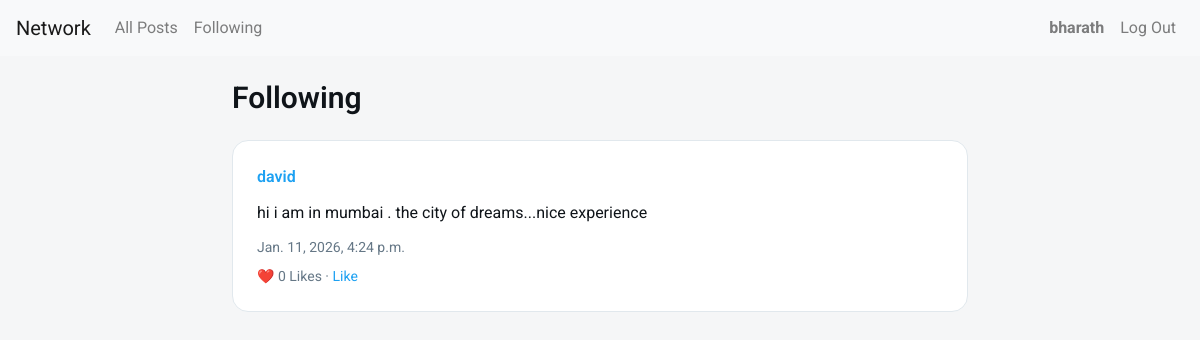
The app's page /following (signed in) with its own data.
### network/models.py (models this page shows, shortened)
class User(AbstractUser):
    pass

class Post(models.Model):
    user = models.ForeignKey(User, on_delete=models.CASCADE, related_name="posts")
    content = models.TextField()
    timestamp = models.DateTimeField(auto_now_add=True)
    likes = models.ManyToManyField(User, related_name="liked_posts", blank=True)

### network/views.py (the view)
# urls.py: path("following", views.following, name="following"),
@login_required
def following(request):
    following_users = Follow.objects.filter(follower=request.user).values_list(
        "following", flat=True
    )
    posts = Post.objects.filter(user__in=following_users).order_by("-timestamp")
    return render(request, "network/following.html", {"posts": posts})

### network/templates/network/following.html
{% extends "network/layout.html" %}
{% block body %}
<div class="container">
<h2>Following</h2>
{% for post in posts %}
    <div class="post">
        <div class="post-user">
            <a href="{% url 'profile' post.user.username %}">
                {{ post.user.username }}
            </a>
        </div>
        <div class="post-content">
            {{ post.content }}
        </div>
        <div class="post-time">
            {{ post.timestamp }}
        </div>
        <div class="post-actions">
            ❤️ <span id="likes-{{ post.id }}">{{ post.likes.count }}</span> Likes
            {% if user.is_authenticated %}
                · <span style="cursor:pointer; color:#1da1f2;"
                        onclick="toggleLike({{ post.id }})">
                    Like
                  </span>
            {% endif %}
        </div>
    </div>
{% empty %}
    <p>No posts from followed users.</p>
{% endfor %}
</div>
{% endblock %}

### network/templates/network/layout.html (shortened to what this page needs)
{% load static %}
<!DOCTYPE html>
<html lang="en">
<head>
    <link
        rel="stylesheet"
        href="https://stackpath.bootstrapcdn.com/bootstrap/4.4.1/css/bootstrap.min.css"
    >
    <link href="{% static 'network/styles.css' %}" rel="stylesheet">
</head>
<body>
<nav class="navbar navbar-expand-lg navbar-light bg-light">
    <a class="navbar-brand" href="{% url 'index' %}">Network</a>
    <div class="collapse navbar-collapse">
        <ul class="navbar-nav mr-auto">
            <li class="nav-item">
                <a class="nav-link" href="{% url 'index' %}">All Posts</a>
            </li>
            {% if user.is_authenticated %}
                <li class="nav-item">
                    <a class="nav-link" href="{% url 'following' %}">Following</a>
                </li>
            {% endif %}
        </ul>
        <ul class="navbar-nav ml-auto">
            {% if user.is_authenticated %}
                <li class="nav-item">
                    <a class="nav-link" href="{% url 'profile' user.username %}">
                        <strong>{{ user.username }}</strong>
                    </a>
                </li>
                <li class="nav-item">
                    <a class="nav-link" href="{% url 'logout' %}">Log Out</a>
                </li>
            {% endif %}
        </ul>
    </div>
</nav>
<div class="container mt-4">
    {% block body %}
    {% endblock %}
</div>
</body>
</html>

### network/static/network/styles.css (style rules this page uses)
:root { --primary-color: #1DA1F2; --primary-dark: #0D8DDB; --primary-light: #4FB3F6; --accent-color: #E0245E; --success-color: #17BF63; --warning-color: #FFAD1F; --bg-light: #F5F6F7; --bg-white: #FFFFFF; --text-primary: #0F1419; --text-secondary: #657786; --text-muted: #AAB8C2; --text-light: #ffffff; --border-color: #E1E8ED; --border-light: #EFF3F4; --shadow-xs: 0 1px 2px rgba(0, 0, 0, 0.05); --shadow-sm: 0 1px 3px rgba(0, 0, 0, 0.08); --shadow-md: 0 4px 6px rgba(0, 0, 0, 0.1); --shadow-lg: 0 10px 25px rgba(0, 0, 0, 0.12); --radius-sm: 8px; --radius-md: 12px; --radius-lg: 16px; --radius-full: 9999px; --transition-fast: 0.15s ease; --transition-base: 0.3s ease; }
* { margin: 0; padding: 0; box-sizing: border-box; }
body { font-family: 'Roboto', -apple-system, BlinkMacSystemFont, 'Segoe UI', 'Helvetica Neue', Arial, sans-serif; background: var(--bg-light); color: var(--text-primary); line-height: 1.5; -webkit-font-smoothing: antialiased; }
.container { max-width: 800px; margin: 0 auto; padding: 0 1rem; }
h2, h3 { font-weight: 600; margin-bottom: 1.5rem; }
h2 { font-size: 1.875rem; }
a { color: var(--primary-color); text-decoration: none; }
.post { background: var(--bg-white); padding: 1.5rem; border-radius: var(--radius-lg); border: 1px solid var(--border-color); margin-bottom: 1rem; transition: box-shadow var(--transition-base); }
.post-user { font-weight: 600; margin-bottom: 0.5rem; }
.post-content { margin: 0.75rem 0; font-size: 1rem; }
.post-time { font-size: 0.875rem; color: var(--text-secondary); }
.post-actions { margin-top: 0.5rem; font-size: 0.875rem; color: var(--text-secondary); }
.post-actions span { cursor: pointer; }

### records on screen
User: username "bharath"
Post: user.username "david", content "hi i am in mumbai . the city of dreams...nice experience", timestamp "Jan. 11, 2026, 4:24 p.m.", likes.count "0"
